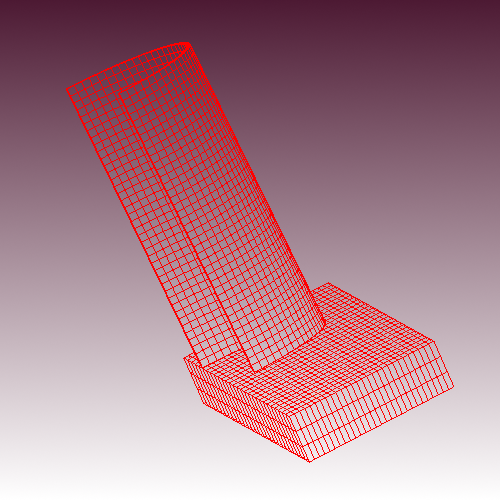

Recreate this plot in Python.
#!/usr/bin/env python

# Demonstrate hidden line removal on a wireframe Exodus II model.

import vtkmodules.vtkInteractionStyle  # noqa: F401
import vtkmodules.vtkRenderingOpenGL2  # noqa: F401

import os

from vtkmodules.vtkFiltersGeometry import vtkCompositeDataGeometryFilter
from vtkmodules.vtkIOExodus import vtkExodusIIReader
from vtkmodules.vtkRenderingCore import (
    vtkActor,
    vtkCompositePolyDataMapper,
    vtkRenderWindow,
    vtkRenderWindowInteractor,
    vtkRenderer,
)

# Read Exodus II data
data_dir = os.environ.get("VPE_DATA_DIR", os.path.dirname(os.path.abspath(__file__)))
reader = vtkExodusIIReader()
reader.SetFileName(os.path.join(data_dir, "can.ex2"))

# Convert composite data to polydata
geom_filter = vtkCompositeDataGeometryFilter()
geom_filter.SetInputConnection(reader.GetOutputPort())

mapper = vtkCompositePolyDataMapper()
mapper.SetInputConnection(geom_filter.GetOutputPort())

actor = vtkActor()
actor.SetMapper(mapper)
actor.GetProperty().SetColor(1.0, 0.0, 0.0)
actor.GetProperty().SetRepresentationToWireframe()
actor.GetProperty().LightingOff()

# Renderer with hidden line removal
renderer = vtkRenderer()
renderer.UseHiddenLineRemovalOn()
renderer.AddActor(actor)
renderer.SetBackground(1.0, 1.0, 1.0)
renderer.SetBackground2(0.3, 0.1, 0.2)
renderer.GradientBackgroundOn()

render_window = vtkRenderWindow()
render_window.SetSize(500, 500)
render_window.SetMultiSamples(0)
render_window.AddRenderer(renderer)
render_window.SetWindowName("hidden line removal pass")

interactor = vtkRenderWindowInteractor()
interactor.SetRenderWindow(render_window)

# Scene
renderer.GetActiveCamera().ParallelProjectionOn()
renderer.GetActiveCamera().SetPosition(-340.0, -70.0, -50.0)
renderer.GetActiveCamera().SetFocalPoint(-2.5, 3.0, -5.0)
renderer.GetActiveCamera().SetViewUp(0, 0.5, -1)
renderer.GetActiveCamera().SetParallelScale(12)

interactor.Initialize()
interactor.Start()
